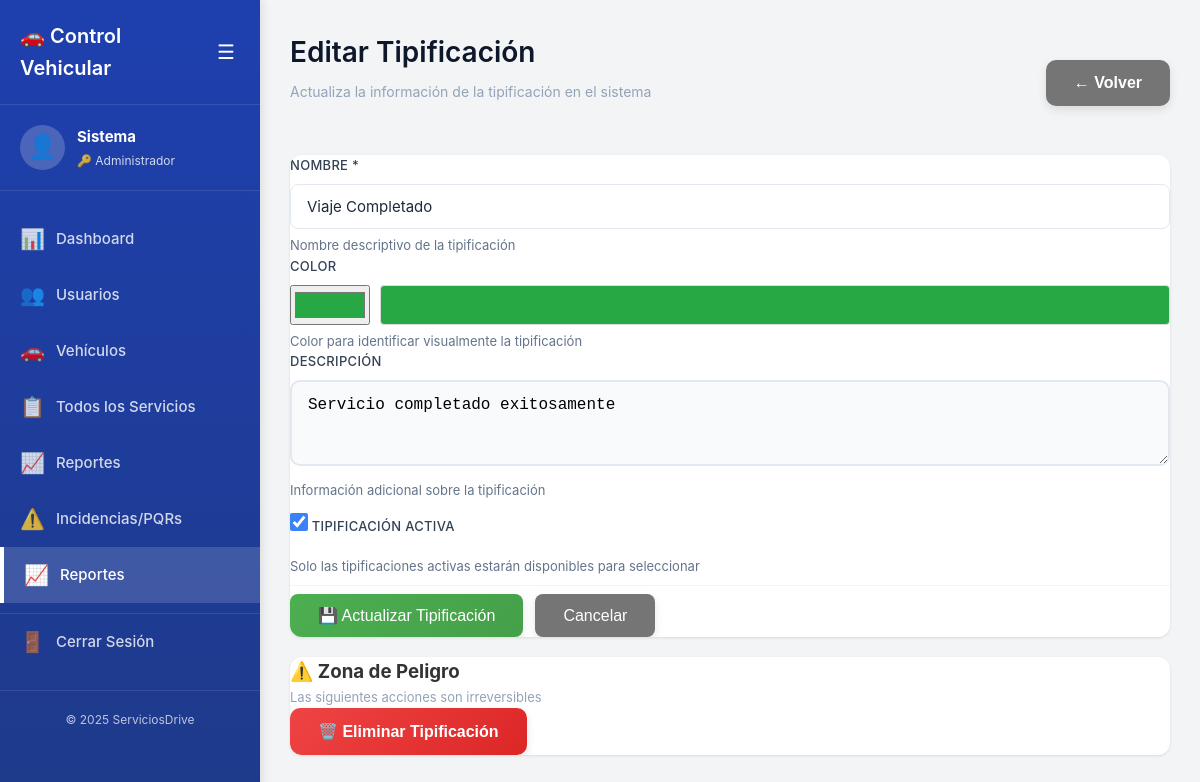
The page /admin/tipificaciones-form.php?id=1 (signed in) on the database its author committed.
### tables this page shows
CREATE TABLE IF NOT EXISTS tipificaciones_sesion (
    id INT AUTO_INCREMENT PRIMARY KEY,
    nombre VARCHAR(100) NOT NULL UNIQUE,
    descripcion VARCHAR(255),
    color VARCHAR(7) DEFAULT '#6c757d' COMMENT 'Color en hexadecimal para UI',
    activo TINYINT(1) DEFAULT 1,
    fecha_creacion TIMESTAMP DEFAULT CURRENT_TIMESTAMP,
    fecha_actualizacion TIMESTAMP DEFAULT CURRENT_TIMESTAMP ON UPDATE CURRENT_TIMESTAMP,
    INDEX idx_activo (activo)
);

### config/Database.php (called while the page is built, shortened)
<?php
class Database {
    private static $instance = null;
    private $connection;
    private function __construct() {
        try {
            $dsn = "mysql:host=" . DB_HOST . ";port=" . DB_PORT . ";dbname=" . DB_NAME . ";charset=" . DB_CHARSET;
            $options = [
                PDO::ATTR_ERRMODE => PDO::ERRMODE_EXCEPTION,
                PDO::ATTR_DEFAULT_FETCH_MODE => PDO::FETCH_ASSOC,
                PDO::ATTR_EMULATE_PREPARES => false,
                PDO::ATTR_PERSISTENT => true
            ];
            $this->connection = new PDO($dsn, DB_USER, DB_PASS, $options);
        } catch (PDOException $e) {
            die("Error de conexión a la base de datos: " . $e->getMessage());
        }
    }
    public static function getInstance() {
        if (self::$instance === null) {
            self::$instance = new self();
        }
        return self::$instance;
    }
    public function getConnection() {
        return $this->connection;
    }
}

### app/models/TipificacionSesion.php (called while the page is built, shortened)
<?php
require_once __DIR__ . '/../../config/Database.php';
class TipificacionSesion {
    private $db;
    private $table = 'tipificaciones_sesion';
    public function __construct() {
        $this->db = Database::getInstance()->getConnection();
    }
    public function obtenerPorId($id) {
        try {
            $query = "SELECT * FROM {$this->table} WHERE id = :id";
            $stmt = $this->db->prepare($query);
            $stmt->bindParam(':id', $id, PDO::PARAM_INT);
            $stmt->execute();
            return $stmt->fetch();
        } catch (PDOException $e) {
            error_log("Error al obtener tipificación: " . $e->getMessage());
            return null;
        }
    }
}

### public/admin/tipificaciones-form.php (the view, shortened to what this page needs)
<?php
require_once __DIR__ . '/../../app/controllers/AuthController.php';
require_once __DIR__ . '/../../app/models/TipificacionSesion.php';
$tipificacionModel = new TipificacionSesion();
$id = isset($_GET['id']) ? intval($_GET['id']) : 0;
$tipificacion = null;
$esEdicion = false;
if ($id > 0) {
    $tipificacion = $tipificacionModel->obtenerPorId($id);
    $esEdicion = true;
}
$nombreUsuario = $_SESSION['nombre_completo'] ?? 'Usuario';
?>
<!DOCTYPE html>
<html lang="es">
<head>
    <link rel="stylesheet" href="<?= APP_URL ?>/public/css/styles.css">
</head>
<body>
    <aside class="sidebar" id="sidebar">
        <div class="sidebar-header">
            <h2>🚗 Control Vehicular</h2>
            <button class="sidebar-toggle" id="sidebarToggle">
                <span>☰</span>
            </button>
        </div>
        <div class="sidebar-user">
            <div class="user-avatar">👤</div>
            <div class="user-info">
                <strong><?= htmlspecialchars($nombreUsuario) ?></strong>
                <small>🔑 Administrador</small>
            </div>
        </div>
        <nav class="sidebar-nav">
            <a href="<?= APP_URL ?>/public/dashboard.php" class="nav-link">
                <span class="nav-icon">📊</span>
                <span class="nav-text">Dashboard</span>
            </a>
            <a href="<?= APP_URL ?>/public/admin/usuarios.php" class="nav-link">
                <span class="nav-icon">👥</span>
                <span class="nav-text">Usuarios</span>
            </a>
            <a href="<?= APP_URL ?>/public/admin/vehiculos.php" class="nav-link">
                <span class="nav-icon">🚗</span>
                <span class="nav-text">Vehículos</span>
            </a>
            <a href="<?= APP_URL ?>/public/admin/servicios.php" class="nav-link">
                <span class="nav-icon">📋</span>
                <span class="nav-text">Todos los Servicios</span>
            </a>
            <a href="<?= APP_URL ?>/public/admin/reportes.php" class="nav-link">
                <span class="nav-icon">📈</span>
                <span class="nav-text">Reportes</span>
            </a>
            <a href="<?= APP_URL ?>/public/admin/incidencias.php" class="nav-link">
                <span class="nav-icon">⚠️</span>
                <span class="nav-text">Incidencias/PQRs</span>
            </a>
            <a href="<?= APP_URL ?>/public/admin/tipificaciones.php" class="nav-link active">
                <span class="nav-icon">📈</span>
                <span class="nav-text">Reportes</span>
            </a>
            <a href="<?= APP_URL ?>/public/index.php?action=logout" class="nav-link nav-link-logout">
                <span class="nav-icon">🚪</span>
                <span class="nav-text">Cerrar Sesión</span>
            </a>
        </nav>
        <div class="sidebar-footer">
            <small>© 2025 ServiciosDrive</small>
        </div>
    </aside>
    <main class="main-content" id="mainContent">
        <div class="dashboard-header">
            <div class="page-header">
                <h1><?= $esEdicion ? 'Editar Tipificación' : 'Nueva Tipificación' ?></h1>
                <p class="text-muted"><?= $esEdicion ? 'Actualiza la información de la tipificación en el sistema' : 'Registra una nueva tipificación en el sistema' ?></p>
            </div>
            <button class="btn btn-secondary" onclick="location.href='<?= APP_URL ?>/public/admin/tipificaciones.php'">
                ← Volver
            </button>
        </div>
        <div class="card">
            <form method="POST" action="">
                <div class="form-row">
                    <div class="form-group">
                        <label for="nombre">Nombre *</label>
                        <input type="text"
                               id="nombre"
                               name="nombre"
                               class="form-control"
                               value="<?= htmlspecialchars($tipificacion['nombre'] ?? '') ?>"
                               required
                               maxlength="100"
                               placeholder="Ej: Viaje Completado">
                        <small class="form-hint">Nombre descriptivo de la tipificación</small>
                    </div>
                    <div class="form-group">
                        <label for="color">Color</label>
                        <div style="display: flex; gap: 10px; align-items: center;">
                            <input type="color"
                                   id="color"
                                   name="color"
                                   class="form-control"
                                   value="<?= htmlspecialchars($tipificacion['color'] ?? '#6c757d') ?>"
                                   style="width: 80px; height: 40px; padding: 2px;">
                            <div id="colorPreview" style="flex: 1; height: 40px; border-radius: 4px; border: 1px solid #ddd; background-color: <?= htmlspecialchars($tipificacion['color'] ?? '#6c757d') ?>;"></div>
                        </div>
                        <small class="form-hint">Color para identificar visualmente la tipificación</small>
                    </div>
                </div>
                <div class="form-group">
                    <label for="descripcion">Descripción</label>
                    <textarea id="descripcion"
                              name="descripcion"
                              class="form-control"
                              rows="3"
                              maxlength="255"
                              placeholder="Descripción opcional de la tipificación"><?= htmlspecialchars($tipificacion['descripcion'] ?? '') ?></textarea>
                    <small class="form-hint">Información adicional sobre la tipificación</small>
                </div>
                <div class="form-group">
                    <label class="checkbox-label">
                        <input type="checkbox"
                               name="activo"
                               <?= ($esEdicion && !$tipificacion['activo']) ? '' : 'checked' ?>>
                        <span>Tipificación activa</span>
                    </label>
                    <small class="form-hint">Solo las tipificaciones activas estarán disponibles para seleccionar</small>
                </div>
                <div class="form-actions">
                    <button type="submit" class="btn btn-primary">
                        <?= $esEdicion ? '💾 Actualizar' : '➕ Crear' ?> Tipificación
                    </button>
                    <button type="button" class="btn btn-secondary" onclick="location.href='<?= APP_URL ?>/public/admin/tipificaciones.php'">
                        Cancelar
                    </button>
                </div>
            </form>
        </div>
        <?php if ($esEdicion): ?>
        <div class="card">
            <h3>⚠️ Zona de Peligro</h3>
            <p class="text-muted">Las siguientes acciones son irreversibles</p>
            <button class="btn btn-danger" onclick="confirmarEliminar()">
                🗑️ Eliminar Tipificación
            </button>
        </div>
        <?php endif; ?>
    </main>
</body>
</html>

### rows shown on the page
tipificaciones_sesion: nombre "Viaje Completado", color "#28a745", descripcion "Servicio completado exitosamente", activo "☑"

### other values the page prints
$nombreUsuario "Sistema"
